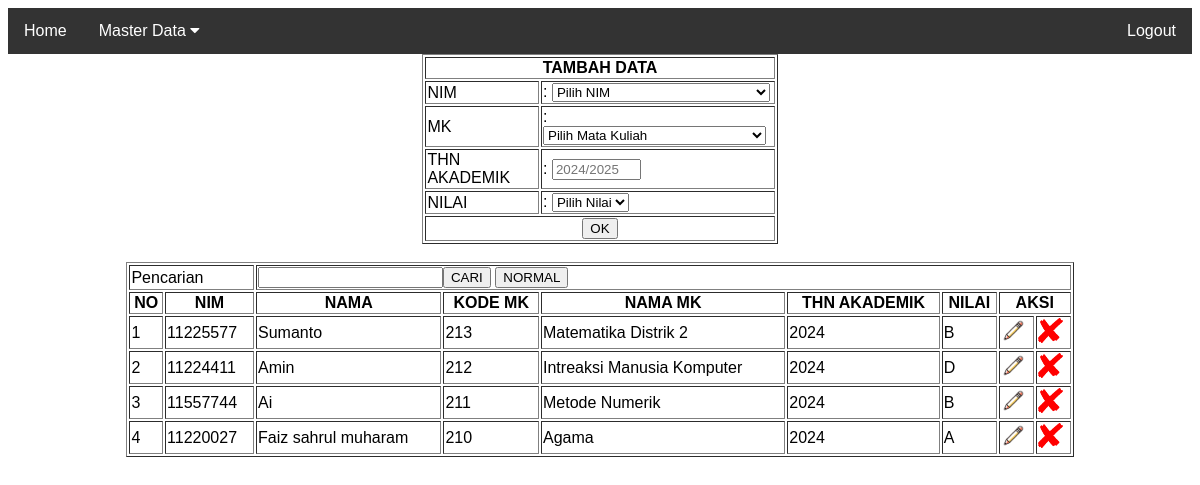
Screenshot of /index.php?menu=m_nilai (signed in) with the database file from the repository.
### tables this page shows
CREATE TABLE `nilai` (
  `id` int(11) NOT NULL,
  `nim` varchar(20) NOT NULL,
  `kode_mk` varchar(8) NOT NULL,
  `nilai` varchar(1) NOT NULL,
  `thn_akademik` varchar(9) NOT NULL
);

CREATE TABLE `m_mahasiswa` (
  `id` int(10) NOT NULL,
  `nim` varchar(8) NOT NULL,
  `nama_mhs` varchar(100) NOT NULL,
  `jk` varchar(20) NOT NULL,
  `alamat` varchar(100) NOT NULL
);

CREATE TABLE `m_matakuliah` (
  `id` int(11) NOT NULL,
  `kode_mk` varchar(10) NOT NULL,
  `nama_mk` varchar(100) NOT NULL,
  `sks` int(3) NOT NULL,
  `smt` int(3) NOT NULL,
  `id_dosen` varchar(100) NOT NULL
);

### uts.php (the view, shortened to what this page needs)
<?php
include "koneksidb.php";
$mahasiswa = mysqli_query($conn, "SELECT * FROM m_mahasiswa");
$matakuliah = mysqli_query($conn, "SELECT * FROM m_matakuliah");
$form_action = "index.php?menu=m_nilai";
$form_title = "TAMBAH DATA";
$nim = "";
$kode_mk = "";
$thn_akademik = "";
$is_update = false;
$mahasiswa_options = array();
$matakuliah_options = array();
if (!$is_update) {
    $mahasiswa_options[] = "<option value='' disabled selected>Pilih NIM</option>";
    $matakuliah_options[] = "<option value='' disabled selected>Pilih Mata Kuliah</option>";
}
while ($row = mysqli_fetch_assoc($mahasiswa)) {
    $nim_option = "<option value='" . $row['nim'] . "'" . ($nim == $row['nim'] ? ' selected' : '') . ">" . $row['nim'] . " - " . $row['nama_mhs'] . "</option>";
    if ($nim == $row['nim']) {
        array_unshift($mahasiswa_options, $nim_option);
    } else {
        $mahasiswa_options[] = $nim_option;
    }
}
while ($row = mysqli_fetch_assoc($matakuliah)) {
    $mk_option = "<option value='" . $row['kode_mk'] . "'" . ($kode_mk == $row['kode_mk'] ? ' selected' : '') . ">" . $row['kode_mk'] . " - " . $row['nama_mk'] . "</option>";
    if ($kode_mk == $row['kode_mk']) {
        array_unshift($matakuliah_options, $mk_option);
    } else {
        $matakuliah_options[] = $mk_option;
    }
}
echo "<table border='1' width='30%' align='center'>";
echo "<form method='POST' action='$form_action'>";
echo "<tr><th colspan='2'>$form_title</th></tr>";
echo "<tr><td>NIM</td><td>: <select name='npm' required>";
foreach ($mahasiswa_options as $option) {
    echo $option;
}
echo "</select></td></tr>";
echo "<tr><td>MK</td><td>: <select name='mk' required>";
foreach ($matakuliah_options as $option) {
    echo $option;
}
echo "</select></td></tr>";
echo "<tr><td>THN AKADEMIK</td><td>: <input type='text' name='tahun' size='8' placeholder='" . (!$is_update ? "2024/2025" : "") . "' value='$thn_akademik' required></td></tr>";
echo "<tr><td>NILAI</td><td>: <select name='nilai' required>";
if (!$is_update) {
    echo "<option value='' disabled selected>Pilih Nilai</option>";
}
echo "</select></td></tr>";
echo "<tr><th colspan='2'><input type='submit' value='OK' name='" . ($is_update ? "tombol_ubah" : "tombol_tambah") . "'></th></tr>";
echo "</form>";
echo "</table>";
$keyword = '';
if (isset($_POST['search'])) {
    $keyword = $_POST['keyword'];
    $keyword = mysqli_real_escape_string($conn, $keyword);
    $query = "SELECT a.*, b.nama_mhs, c.nama_mk
        FROM nilai a
        INNER JOIN m_mahasiswa b ON a.nim = b.nim
        INNER JOIN m_matakuliah c ON a.kode_mk = c.kode_mk
        WHERE b.nim LIKE '%$keyword%' OR b.nama_mhs LIKE '%$keyword%' OR c.nama_mk LIKE '%$keyword%'
        ORDER BY a.id DESC";
} else {
    $query = "SELECT a.*, b.nama_mhs, c.nama_mk
        FROM nilai a
        INNER JOIN m_mahasiswa b ON a.nim = b.nim
        INNER JOIN m_matakuliah c ON a.kode_mk = c.kode_mk
        ORDER BY a.id DESC";
}
$a = mysqli_query($conn, $query);
$no = 0;
echo "<br>";
echo "<table border='1' width='80%' align='center'>";
echo "<form method='POST' action=''>";
echo "<tr><td colspan=2>Pencarian</td><td colspan=7><input type=text name=keyword value='$keyword'><input type='submit' name='search' value='CARI'> <input type='submit' value='NORMAL'></td></tr>";
echo "<tr><th> NO </th><th> NIM </th><th> NAMA </th><th> KODE MK</th><th> NAMA MK </th><th> THN AKADEMIK</th><th>NILAI</th><th colspan=2>AKSI</th></tr>";
echo "</form>";
while ($b = mysqli_fetch_array($a)) {
    $no = $no + 1;
    echo "<tr><td> $no </td> <td> $b[nim] </td> <td> $b[nama_mhs] </td> <td>$b[kode_mk]</td> <td>$b[nama_mk] </td>";
    echo "<td>$b[thn_akademik] </td><td>$b[nilai]</td><td><a href='index.php?menu=m_nilai&id=$b[id]'><img src='ubah.png' style='width:25px;height:25px;'></a></td>";
    echo "<td><a href='index.php?menu=m_nilai&delete_id=$b[id]'><img src='pngwing.com.png' style='width:25px;height:25px;'></a></td></tr>";
}
echo "</table>";
?>

### index.php (style rules this page uses)
body { font-family: Arial, Helvetica, sans-serif; }

### rows the page displays
nilai: nim "11225577", m_mahasiswa.nama_mhs "Sumanto", kode_mk "213", m_matakuliah.nama_mk "Matematika Distrik 2", thn_akademik "2024", nilai "B"
nilai: nim "11224411", m_mahasiswa.nama_mhs "Amin", kode_mk "212", m_matakuliah.nama_mk "Intreaksi Manusia Komputer", thn_akademik "2024", nilai "D"
nilai: nim "11557744", m_mahasiswa.nama_mhs "Ai", kode_mk "211", m_matakuliah.nama_mk "Metode Numerik", thn_akademik "2024", nilai "B"
nilai: nim "11220027", m_mahasiswa.nama_mhs "Faiz sahrul muharam", kode_mk "210", m_matakuliah.nama_mk "Agama", thn_akademik "2024", nilai "A"

### other values shown
$form_title "TAMBAH DATA"
